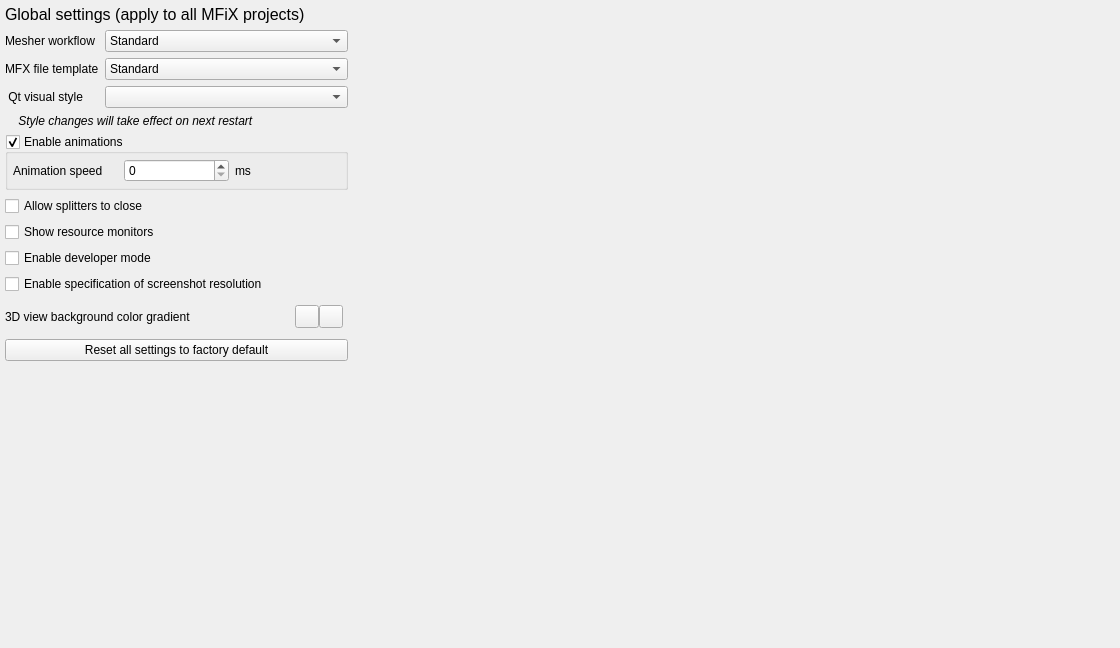
<?xml version="1.0" encoding="UTF-8"?>
<ui version="4.0">
 <class>settings</class>
 <widget class="QWidget" name="settings">
  <property name="geometry">
   <rect>
    <x>0</x>
    <y>0</y>
    <width>1120</width>
    <height>648</height>
   </rect>
  </property>
  <property name="font">
   <font>
    <weight>50</weight>
    <italic>false</italic>
    <bold>false</bold>
   </font>
  </property>
  <property name="windowTitle">
   <string>Form</string>
  </property>
  <layout class="QGridLayout" name="gridLayout" columnstretch="0,0,0,0">
   <property name="leftMargin">
    <number>5</number>
   </property>
   <property name="topMargin">
    <number>5</number>
   </property>
   <property name="rightMargin">
    <number>5</number>
   </property>
   <property name="bottomMargin">
    <number>5</number>
   </property>
   <item row="8" column="0" colspan="2">
    <widget class="QCheckBox" name="checkbox_collapse_splitters">
     <property name="text">
      <string>Allow splitters to close</string>
     </property>
    </widget>
   </item>
   <item row="11" column="0" colspan="3">
    <widget class="QCheckBox" name="checkbox_screenshot_res">
     <property name="text">
      <string>Enable specification of screenshot resolution</string>
     </property>
    </widget>
   </item>
   <item row="5" column="1">
    <widget class="QComboBox" name="combobox_appstyle"/>
   </item>
   <item row="7" column="0" colspan="2">
    <widget class="QGroupBox" name="groupbox_animation_speed">
     <property name="title">
      <string>Enable animations</string>
     </property>
     <property name="flat">
      <bool>true</bool>
     </property>
     <property name="checkable">
      <bool>true</bool>
     </property>
     <layout class="QHBoxLayout" name="horizontalLayout">
      <property name="leftMargin">
       <number>5</number>
      </property>
      <property name="topMargin">
       <number>5</number>
      </property>
      <property name="rightMargin">
       <number>5</number>
      </property>
      <property name="bottomMargin">
       <number>5</number>
      </property>
      <item>
       <widget class="QLabel" name="label_3">
        <property name="font">
         <font>
          <weight>50</weight>
          <italic>false</italic>
          <bold>false</bold>
         </font>
        </property>
        <property name="text">
         <string>Animation speed</string>
        </property>
       </widget>
      </item>
      <item>
       <widget class="QSpinBox" name="spinbox_animation_speed">
        <property name="font">
         <font>
          <weight>50</weight>
          <italic>false</italic>
          <bold>false</bold>
         </font>
        </property>
        <property name="maximum">
         <number>1000</number>
        </property>
       </widget>
      </item>
      <item>
       <widget class="QLabel" name="label_4">
        <property name="font">
         <font>
          <weight>50</weight>
          <italic>false</italic>
          <bold>false</bold>
         </font>
        </property>
        <property name="text">
         <string>ms</string>
        </property>
       </widget>
      </item>
     </layout>
    </widget>
   </item>
   <item row="5" column="2" colspan="2">
    <spacer name="horizontalSpacer_2">
     <property name="orientation">
      <enum>Qt::Horizontal</enum>
     </property>
     <property name="sizeHint" stdset="0">
      <size>
       <width>928</width>
       <height>20</height>
      </size>
     </property>
    </spacer>
   </item>
   <item row="2" column="0">
    <widget class="QLabel" name="label">
     <property name="text">
      <string>Mesher workflow</string>
     </property>
    </widget>
   </item>
   <item row="10" column="0" colspan="2">
    <widget class="QCheckBox" name="checkbox_developer_mode">
     <property name="text">
      <string>Enable developer mode</string>
     </property>
    </widget>
   </item>
   <item row="17" column="3">
    <spacer name="verticalSpacer">
     <property name="orientation">
      <enum>Qt::Vertical</enum>
     </property>
     <property name="sizeHint" stdset="0">
      <size>
       <width>20</width>
       <height>40</height>
      </size>
     </property>
    </spacer>
   </item>
   <item row="9" column="0" colspan="2">
    <widget class="QCheckBox" name="checkbox_show_resources">
     <property name="text">
      <string>Show resource monitors</string>
     </property>
    </widget>
   </item>
   <item row="2" column="1">
    <widget class="QComboBox" name="combobox_sms">
     <item>
      <property name="text">
       <string>Standard</string>
      </property>
     </item>
     <item>
      <property name="text">
       <string>SMS: Segregated Mesher/Solver (beta)</string>
      </property>
     </item>
    </widget>
   </item>
   <item row="3" column="1">
    <widget class="QComboBox" name="combobox_output_template">
     <item>
      <property name="text">
       <string>Standard</string>
      </property>
     </item>
     <item>
      <property name="text">
       <string>Detailed</string>
      </property>
     </item>
     <item>
      <property name="text">
       <string>Custom</string>
      </property>
     </item>
    </widget>
   </item>
   <item row="3" column="0">
    <widget class="QLabel" name="label_6">
     <property name="text">
      <string>MFX file template</string>
     </property>
    </widget>
   </item>
   <item row="14" column="0" colspan="2">
    <widget class="QPushButton" name="pushbutton_reset">
     <property name="text">
      <string>Reset all settings to factory default</string>
     </property>
    </widget>
   </item>
   <item row="5" column="0">
    <widget class="QLabel" name="label_2">
     <property name="text">
      <string> Qt visual style</string>
     </property>
    </widget>
   </item>
   <item row="6" column="0" colspan="3">
    <widget class="QLabel" name="label_5">
     <property name="font">
      <font>
       <weight>50</weight>
       <italic>true</italic>
       <bold>false</bold>
      </font>
     </property>
     <property name="text">
      <string>    Style changes will take effect on next restart</string>
     </property>
    </widget>
   </item>
   <item row="1" column="0" colspan="3">
    <widget class="QLabel" name="label_7">
     <property name="font">
      <font>
       <pointsize>12</pointsize>
       <weight>50</weight>
       <italic>false</italic>
       <bold>false</bold>
      </font>
     </property>
     <property name="text">
      <string>Global settings (apply to all MFiX projects)</string>
     </property>
    </widget>
   </item>
   <item row="12" column="0" colspan="2">
    <widget class="QWidget" name="widget" native="true">
     <layout class="QHBoxLayout" name="horizontalLayout_2">
      <property name="spacing">
       <number>0</number>
      </property>
      <property name="leftMargin">
       <number>0</number>
      </property>
      <property name="topMargin">
       <number>5</number>
      </property>
      <property name="rightMargin">
       <number>5</number>
      </property>
      <property name="bottomMargin">
       <number>5</number>
      </property>
      <item>
       <widget class="QLabel" name="label_8">
        <property name="text">
         <string>3D view background color gradient</string>
        </property>
       </widget>
      </item>
      <item>
       <widget class="QToolButton" name="toolButton_vtk_color1">
        <property name="text">
         <string/>
        </property>
       </widget>
      </item>
      <item>
       <widget class="QToolButton" name="toolButton_vtk_color2">
        <property name="text">
         <string/>
        </property>
       </widget>
      </item>
     </layout>
    </widget>
   </item>
  </layout>
 </widget>
 <resources/>
 <connections/>
</ui>
